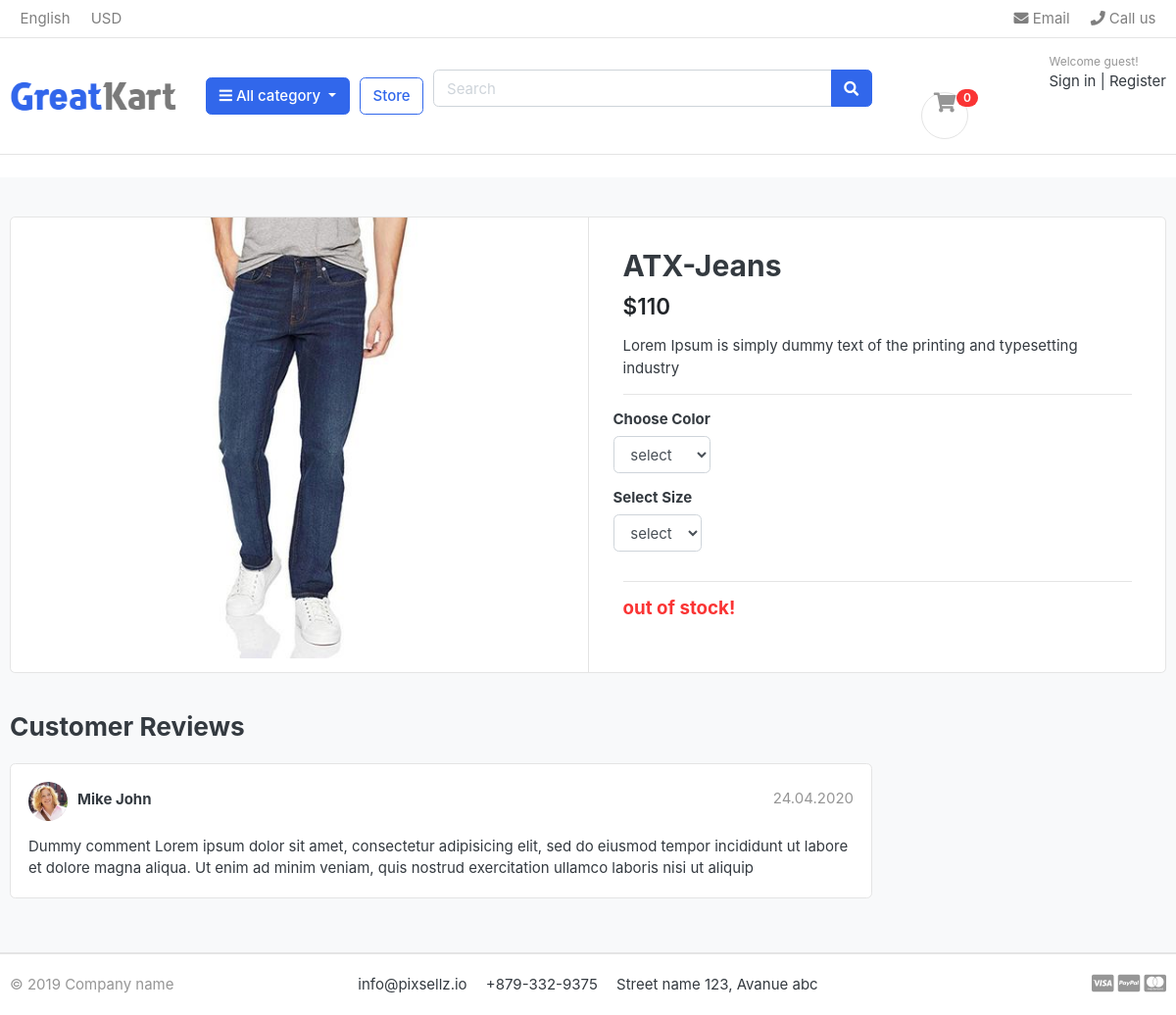
/store/category/jeans/atx-jeans/, run on the app's committed database.
### store/models.py (models this page shows, shortened)
class Product(models.Model):
    product_name = models.CharField(max_length=255,unique=True)
    slug        = models.SlugField(max_length=255, unique=True)
    description = models.TextField(max_length=255, blank=True)
    price       = models.IntegerField()
    image       = models.ImageField(upload_to='product_images/%y/%m/%d')
    stock       = models.IntegerField()
    is_available= models.BooleanField(default=True)
    category    = models.ForeignKey(Category, on_delete=models.CASCADE)
    created     = models.DateTimeField(auto_now_add=True)
    modified    = models.DateTimeField(auto_now=True)
    def get_url(self):
        return reverse('product_detail', args=[self.category.slug,self.slug])

### store/views.py (the view)
# urls.py: path('category/<slug:category_slug>/<slug:product_slug>/', views.product_detail, name = 'product_detail'),
def product_detail(request, category_slug, product_slug):
    cart = None
    in_cart = None
    try:
        single_product = Product.objects.get(category__slug=category_slug,slug=product_slug)
    except Exception as e:
        raise e
    try:
        cart = Cart.objects.get(cart_id=_cart_id(request))
        cartitems = cart.cartitem_set.filter(is_active=True)
        in_cart = CartItem.objects.filter(cart__cart_id=_cart_id(request),product=single_product).exists()
    except:
        pass
    ctx = {'single_product':single_product,
    'in_cart':in_cart,
    }
    return render(request, 'store/product_detail.html',ctx)

### cartegory/context_processors.py (called while the page is built)
def menu_links(request):
    links = Category.objects.all()
    return dict(links=links)

### cartegory/models.py (called while the page is built)
    def get_url(self):
        return reverse('products_by_category', args=[self.slug])

### carts/context_processors.py (called while the page is built)
def counter(request):
    cart_count = 0
    if 'admin' in request.path:
        return {}
    else:
        try:
            cart = Cart.objects.filter(cart_id=_cart_id(request))
            if request.user.is_authenticated:
                cart_items = CartItem.objects.all().filter(user=request.user)
            else:
                cart_items = CartItem.objects.all().filter(cart=cart[:1])
            print(cart_items)
            for cart_item in cart_items:
                cart_count +=  cart_item.quantity
        except Cart.DoesNotExist:
            cart_count = 0
    return dict(cart_count=cart_count)

### carts/views.py (called while the page is built)
def _cart_id(request):
    cart = request.session.session_key
    if not cart:
        cart = request.session.create()
    return cart

### store/models.py (called while the page is built)
    def colors(self):
        return super(VariationManger, self).filter(variation_category='color',is_active=True)

    def sizes(self):
        return super(VariationManger, self).filter(variation_category='size',is_active=True)

### store/templates/store/product_detail.html (shortened to what this page needs)
{%extends 'base.html'%}
{%load static%}
{%block content%}
<section class="section-content padding-y bg">
    <div class="container">
    <div class="card">
        <div class="row no-gutters">
            <aside class="col-md-6">
    <article class="gallery-wrap">
        <div class="img-big-wrap">
           <a href="{{single_product.image.url}}"><img src="{{single_product.image.url}}"></a>
        </div>
    </article>
            </aside>
            <main class="col-md-6 border-left">
                <form method="POST" action="{%url 'add_cart' single_product.id%}?next={{single_product.get_url}}">
              <article class="content-body">
          <h2 class="title">{{single_product.product_name}}</h2>
          <div class="mb-3">
          <var class="price h4">${{single_product.price}}</var>
          </div>
            <p>{{single_product.description}}</p>
        <hr>
        <div class="row">
            <div class="item-option-select">
                <h6>Choose Color</h6>
                <select name="color" class="form-control" required>
                  <option value="" selected disabled>select</option>
                </select>
            </div>
        </div>
        <div class="row">
            <div class="item-option-select">
                <h6>Select Size</h6>
                <select name="size" class="form-control" required>
                  <option value="" selected disabled>select</option>
                </select>
            </div>
        </div>
        <hr>
        {%if single_product.stock == 0%}
        <h5 class="text-danger" >out of stock! </h5>
         {%else%}
         <button type="submit"  class="btn  btn-primary"> <span class="text">Add to cart</span> <i class="fas fa-shopping-cart"></i>  </button>
        {%endif%}
      </article>
    </form>
            </main>
        </div>
      </div>
      <br>
    <div class="row">
                <div class="col-md-9">
        <header class="section-heading">
            <h3>Customer Reviews </h3>
        </header>
        <article class="box mb-3">
            <div class="icontext w-100">
                <img src="{%static './images/avatars/avatar1.jpg'%}" class="img-xs icon rounded-circle">
                <div class="text">
                    <span class="date text-muted float-md-right">24.04.2020 </span>
                    <h6 class="mb-1">Mike John </h6>
                </div>
            </div>
            <div class="mt-3">
                <p>
                    Dummy comment Lorem ipsum dolor sit amet, consectetur adipisicing elit, sed do eiusmod
                    tempor incididunt ut labore et dolore magna aliqua. Ut enim ad minim veniam,
                    quis nostrud exercitation ullamco laboris nisi ut aliquip
                </p>
            </div>
        </article>
        </div>
    </div>
    </div>
    </section>
{%endblock%}

### static/css/ui.css (style rules this page uses)
html { font-family: "Inter", sans-serif; font-size: 15px; }
.content-body { flex: 1 1 auto; padding: 2rem 2.3rem; }
.img-xs, .img-sm, .img-md, .img-lg { -o-object-fit: cover; object-fit: cover; flex-shrink: 0; flex-grow: 0; }
.img-xs { width: 40px; height: 40px; }
.padding-y { padding-top: 40px; padding-bottom: 40px; }
var { font-style: normal; }
article:after, .form-group:after { display: block; clear: both; content: ""; }
.bg { background-color: #f8f9fa; }
.section-heading { margin-bottom: 20px; margin-top: 15px; }
p:last-child { margin-bottom: 0; }
.icontext { display: inline-flex; align-items: center; vertical-align: middle; }
.icontext .text { width: 100%; line-height: 1.2; }
.icontext .icon { position: relative; margin-right: 10px; flex-shrink: 0; flex-grow: 0; }
.price { font-weight: 600; color: #212529; }
.box { padding: 18px; background: #fff; border-radius: 0.37rem; border: 1px solid #e4e4e4; }
.box img { max-width: 100%; }
.gallery-wrap .img-big-wrap { margin-bottom: 10px; border-radius: 0.37rem; overflow: hidden; background-color: #fff; }
.gallery-wrap .img-big-wrap a { text-align: center; display: block; }
.gallery-wrap .img-big-wrap img { height: 450px; width: auto; display: inline-block; }
.item-option-select { margin-bottom: 1rem; display: inline-block; margin-right: 15px; }

### data on the page
Product: image (picture), product_name "ATX-Jeans", price "110", description "Lorem Ipsum is simply dummy text of the printing and typesetting industry"

### other printed values
{{ cart_count }} "0"
